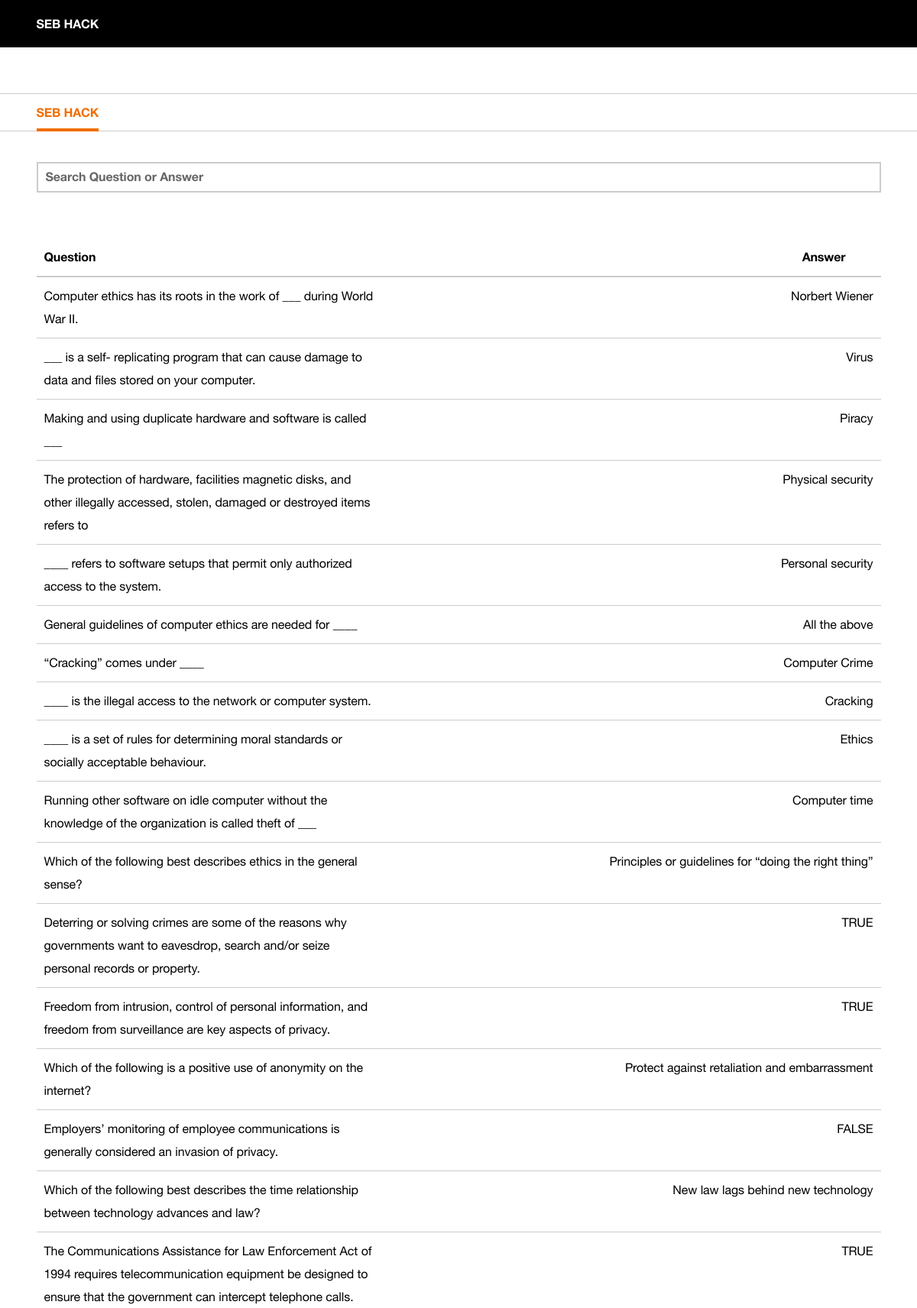
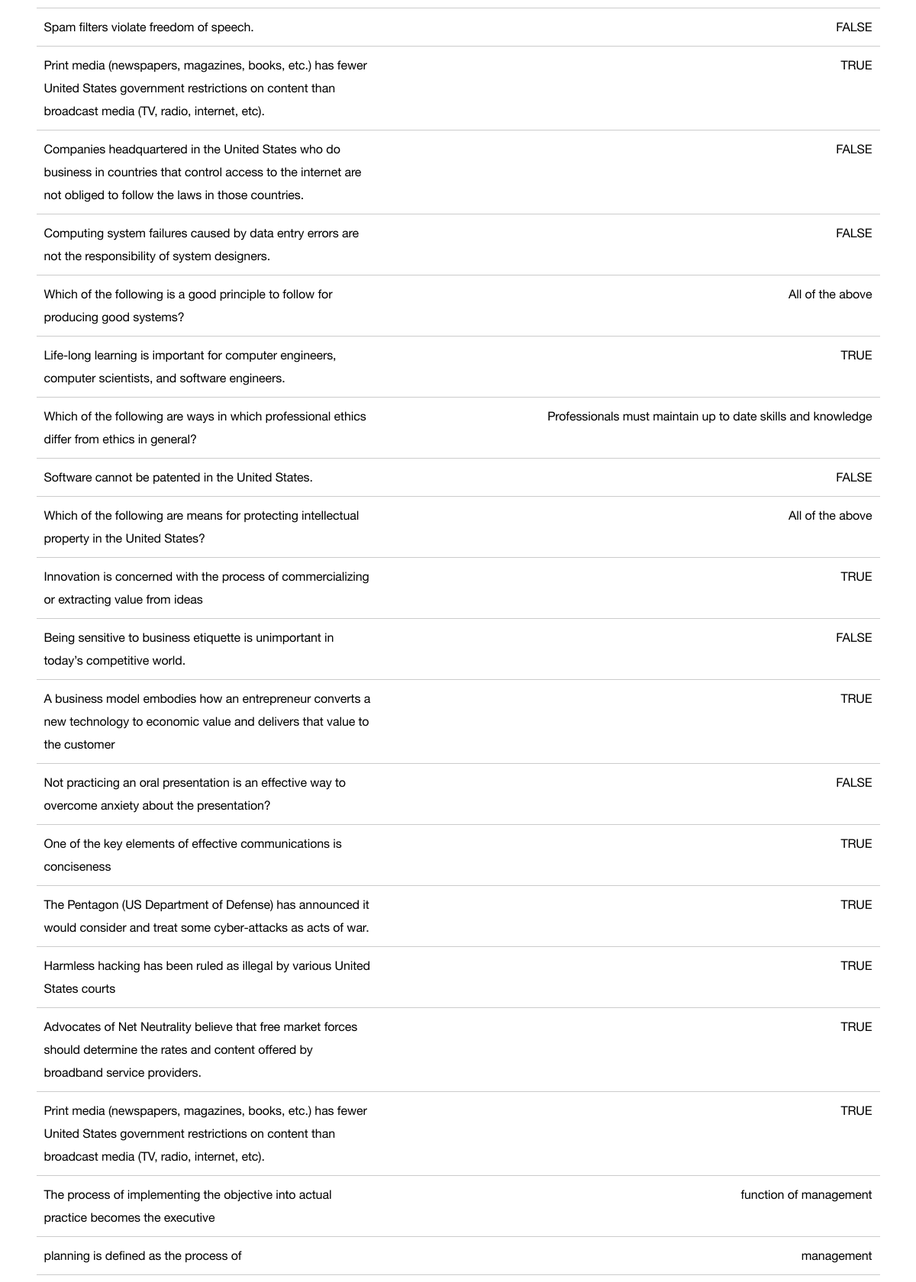
The page / (upper part) on the database its author committed (2 pictures, top to bottom).
### App.py (models this page shows)
class MCQS(db.Model):
    id = db.Column(db.Integer, unique=True, nullable=False, primary_key=True)
    answer = db.Column(db.String(40), unique=False, nullable=False)
    question = db.Column(db.String(40), unique=False, nullable=False)

### App.py (the view)
@myApp.route('/')
def home():
    data=MCQS.query.all()
    return render_template("index.html" ,data=data)

### templates/index.html (shortened to what this page needs)
<!DOCTYPE html>
<html lang="en" class="h-100">
<head>
    <link href="../static/css/../static/css/orangeHelvetica.min.css" rel="stylesheet">
    <link href="../static/css/orangeIcons.min.css" rel="stylesheet">
    <link href="../static/css/boosted.min.css" rel="stylesheet" />
    <link href="../static/css/example.css" rel="stylesheet">
</head>
<body class="d-flex flex-column h-100">
    <header role="banner">
        <nav role="navigation" class="navbar navbar-dark bg-dark navbar-expand-md" aria-label="Main navigation">
            <div class="container-fluid">
                <a class="navbar-brand" href="#">
                    SEB HACK
                </a>
            </div>
        </nav>
    </header>
    <main role="main" id="content" class="my-5">
        <div id="localContainer" class="o-nav-local navbar-light">
            <nav role="navigation" class="container-fluid" aria-label="News categories navigation">
                <ul class="nav">
                    <li class="nav-item">
                        <a class="nav-link active" aria-current="page" href="#">SEB HACK</a>
                    </li>
                </ul>
            </nav>
        </div>
        <div class="container-fluid">
            <div class="">
                <input class="form-control mr-sm-2" type="text" placeholder="Search Question or Answer" id="myInput" aria-label="Search">
                <table id="news-table" class="table tablesorter mt-5 mb-5">
                    <thead class="cf">
                        <tr>
                            <th scope="col" class="header">Question</th>
                            <th scope="col" class="header float-right">Answer</th>
                        </tr>
                    </thead>
                    <tbody>
                        {% for c in data %}
                        <tr>
                            <td class="align-middle" style="cursor: pointer;">
                                {{c["answer"]}}
                            </td>
                            <td class="align-middle float-right" style="cursor: pointer;">
                                {{c["question"]}}
                            </td>
                        </tr>
                        {% endfor %}
                    </tbody>
                </table>
            </div>
    </main>
</body>
</html>

### rows shown on the page
MCQS: answer "Computer ethics has its roots in the work of ___ during World War II.", question "Norbert Wiener"
MCQS: answer "___ is a self- replicating program that can cause damage to data and files stored on your computer.", question "Virus"
MCQS: answer "Making and using duplicate hardware and software is called ___", question "Piracy"
MCQS: answer "The protection of hardware, facilities magnetic disks, and other illegally accessed, stolen, damaged or destroyed items refers to", question "Physical security"
MCQS: answer "____ refers to software setups that permit only authorized access to the system.", question "Personal security"
MCQS: answer "General guidelines of computer ethics are needed for ____", question "All the above"
MCQS: answer "“Cracking” comes under ____", question "Computer Crime"
MCQS: answer "____ is the illegal access to the network or computer system.", question "Cracking"
MCQS: answer "____ is a set of rules for determining moral standards or socially acceptable behaviour.", question "Ethics"
MCQS: answer "Running other software on idle computer without the knowledge of the organization is called theft of ___", question "Computer time"
MCQS: answer "Which of the following best describes ethics in the general sense?", question "Principles or guidelines for “doing the right thing”"
MCQS: answer "Deterring or solving crimes are some of the reasons why governments want to eavesdrop, search and/or seize personal records or property.", question "TRUE"
MCQS: answer "Freedom from intrusion, control of personal information, and freedom from surveillance are key aspects of privacy.", question "TRUE"
MCQS: answer "Which of the following is a positive use of anonymity on the internet?", question "Protect against retaliation and embarrassment"
MCQS: answer "Employers’ monitoring of employee communications is generally considered an invasion of privacy.", question "FALSE"
MCQS: answer "Which of the following best describes the time relationship between technology advances and law?", question "New law lags behind new technology"
MCQS: answer "The Communications Assistance for Law Enforcement Act of 1994 requires telecommunication equipment be designed to ensure that the government can intercept telephone calls.", question "TRUE"
MCQS: answer "Spam filters violate freedom of speech.", question "FALSE"
MCQS: answer "Print media (newspapers, magazines, books, etc.) has fewer United States government restrictions on content than broadcast media (TV, radio, internet, etc).", question "TRUE"
MCQS: answer "Companies headquartered in the United States who do business in countries that control access to the internet are not obliged to follow the laws in those countries.", question "FALSE"
MCQS: answer "Computing system failures caused by data entry errors are not the responsibility of system designers.", question "FALSE"
MCQS: answer "Which of the following is a good principle to follow for producing good systems?", question "All of the above"
MCQS: answer "Life-long learning is important for computer engineers, computer scientists, and software engineers.", question "TRUE"
MCQS: answer "Which of the following are ways in which professional ethics differ from ethics in general?", question "Professionals must maintain up to date skills and knowledge"
MCQS: answer "Software cannot be patented in the United States.", question "FALSE"
MCQS: answer "Which of the following are means for protecting intellectual property in the United States?", question "All of the above"
MCQS: answer "Innovation is concerned with the process of commercializing or extracting value from ideas", question "TRUE"
MCQS: answer "Being sensitive to business etiquette is unimportant in today’s competitive world.", question "FALSE"
MCQS: answer "A business model embodies how an entrepreneur converts a new technology to economic value and delivers that value to the customer", question "TRUE"
MCQS: answer "Not practicing an oral presentation is an effective way to overcome anxiety about the presentation?", question "FALSE"
MCQS: answer "One of the key elements of effective communications is conciseness", question "TRUE"
MCQS: answer "The Pentagon (US Department of Defense) has announced it would consider and treat some cyber-attacks as acts of war.", question "TRUE"
MCQS: answer "Harmless hacking has been ruled as illegal by various United States courts", question "TRUE"
MCQS: answer "Advocates of Net Neutrality believe that free market forces should determine the rates and content offered by broadband service providers.", question "TRUE"
MCQS: answer "Print media (newspapers, magazines, books, etc.) has fewer United States government restrictions on content than broadcast media (TV, radio, internet, etc).", question "TRUE"
MCQS: answer "The process of implementing the objective into actual practice becomes the executive", question "function of management"
MCQS: answer "planning is defined as the process of", question "management"
